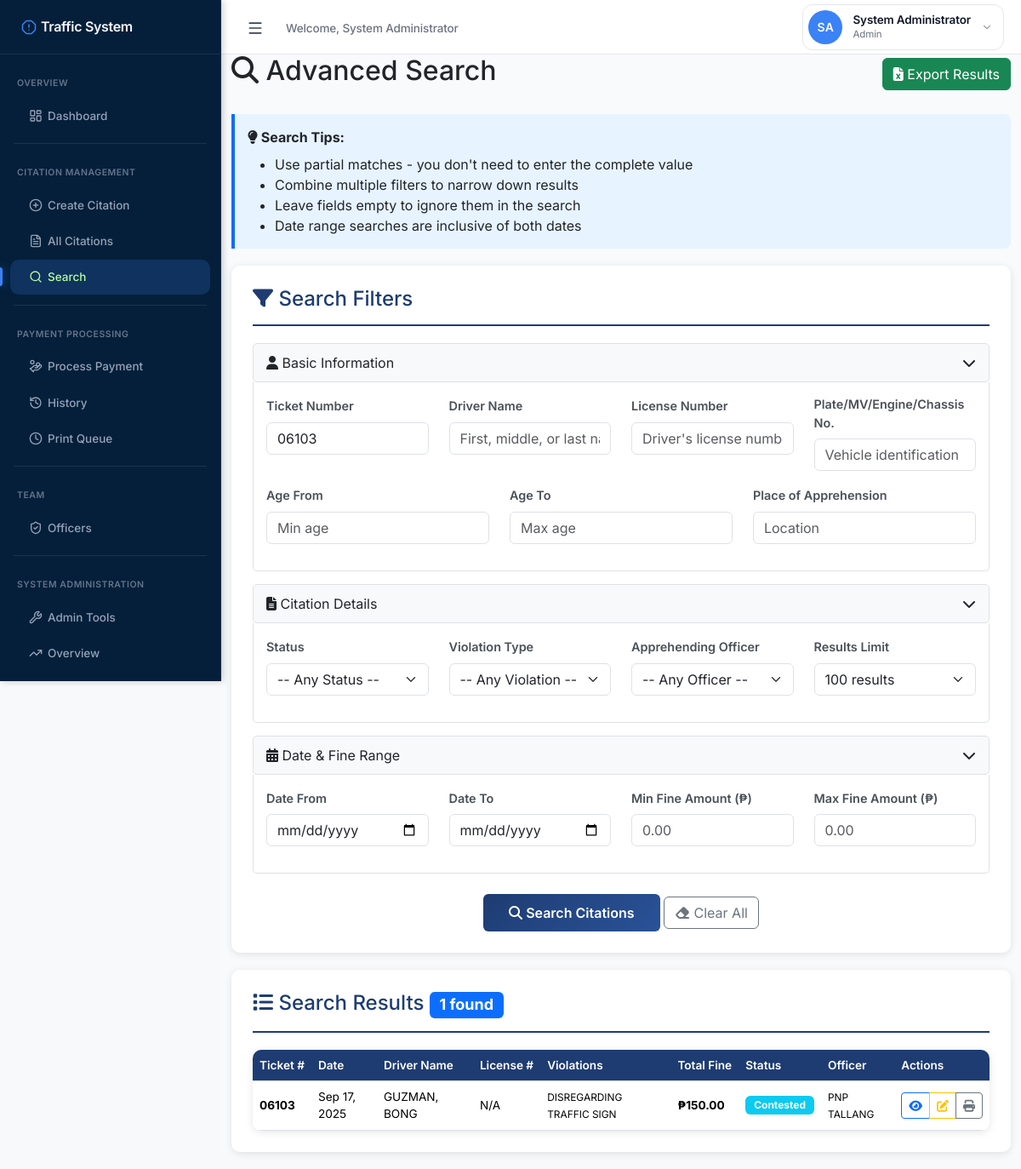
The page /public/search.php?ticket_number=06103 (signed in) on the database its author committed.
### tables this page shows
CREATE TABLE `citations` (
  `citation_id` int(11) NOT NULL,
  `ticket_number` varchar(50) NOT NULL,
  `driver_id` int(11) DEFAULT NULL,
  `last_name` varchar(100) NOT NULL,
  `first_name` varchar(100) NOT NULL,
  `middle_initial` varchar(10) DEFAULT NULL,
  `suffix` varchar(20) DEFAULT NULL,
  `date_of_birth` date DEFAULT NULL,
  `age` int(11) DEFAULT NULL,
  `zone` varchar(50) DEFAULT NULL,
  `barangay` varchar(100) NOT NULL,
  `municipality` varchar(100) NOT NULL DEFAULT 'Baggao',
  `province` varchar(100) NOT NULL DEFAULT 'Cagayan',
  `license_number` varchar(50) DEFAULT NULL,
  `license_type` varchar(50) DEFAULT NULL,
  `plate_mv_engine_chassis_no` varchar(100) NOT NULL,
  `vehicle_description` text DEFAULT NULL,
  `apprehension_datetime` datetime NOT NULL,
  `place_of_apprehension` varchar(255) NOT NULL,
  `apprehension_officer` varchar(255) NOT NULL,
  `remarks` text DEFAULT NULL,
  `status` enum('pending','paid','contested','dismissed','void') NOT NULL DEFAULT 'pending',
  `payment_date` datetime DEFAULT NULL,
  `total_fine` decimal(10,2) DEFAULT 0.00,
  `created_at` datetime NOT NULL DEFAULT current_timestamp(),
  `updated_at` datetime DEFAULT NULL ON UPDATE current_timestamp(),
  `created_by` int(11) DEFAULT NULL,
  `deleted_at` datetime DEFAULT NULL COMMENT 'Soft delete timestamp',
  `deleted_by` int(11) DEFAULT NULL COMMENT 'User who deleted the citation',
  `deletion_reason` text DEFAULT NULL COMMENT 'Reason for deletion'
);

### public/search.php (the view, shortened to what the rows shown need)
<?php
require_once '../includes/functions.php';
$pdo = getPDO();
$citations = [];
$searched = false;
if ($_SERVER['REQUEST_METHOD'] === 'GET' && !empty($_GET)) {
    $searched = true;
    $where_clauses = [];
    $params = [];
    if (!empty($_GET['ticket_number'])) {
        $where_clauses[] = "c.ticket_number LIKE ?";
        $params[] = "%" . sanitize($_GET['ticket_number']) . "%";
    }
    $where_sql = !empty($where_clauses) ? "WHERE " . implode(" AND ", $where_clauses) : "";
    $limit = isset($_GET['limit']) ? min(500, max(10, (int)$_GET['limit'])) : 100;
    $sql = "SELECT c.*,
            GROUP_CONCAT(DISTINCT vt.violation_type SEPARATOR ', ') as violations,
            cv.vehicle_type
            FROM citations c
            LEFT JOIN violations v ON c.citation_id = v.citation_id
            LEFT JOIN violation_types vt ON v.violation_type_id = vt.violation_type_id
            LEFT JOIN citation_vehicles cv ON c.citation_id = cv.citation_id
            $where_sql
            GROUP BY c.citation_id
            ORDER BY c.created_at DESC
            LIMIT $limit";
    if ($pdo && !empty($where_clauses)) {
        $stmt = db_query($sql, $params);
        $citations = $stmt->fetchAll();
    }
}
?>
<!DOCTYPE html>
<html lang="en">
<head>
    <link href="https://cdn.jsdelivr.net/npm/bootstrap@5.3.3/dist/css/bootstrap.min.css" rel="stylesheet">
    <link rel="stylesheet" href="https://cdnjs.cloudflare.com/ajax/libs/font-awesome/6.4.2/css/all.min.css">
</head>
<body>
    <?php include 'sidebar.php'; ?>
    <div class="content">
        <div class="container-fluid">
            <div class="d-flex justify-content-between align-items-center mb-4">
                <h2><i class="fas fa-search"></i> Advanced Search</h2>
            </div>
            <?php if ($searched): ?>
            <div class="search-card">
                <?php if (count($citations) > 0): ?>
                <div class="table-responsive results-table">
                    <table class="table table-hover mb-0">
                        <thead>
                            <tr>
                                <th>Ticket #</th>
                                <th>Date</th>
                                <th>Driver Name</th>
                                <th>License #</th>
                                <th>Violations</th>
                                <th>Total Fine</th>
                                <th>Status</th>
                                <th>Officer</th>
                                <th>Actions</th>
                            </tr>
                        </thead>
                        <tbody>
                            <?php foreach ($citations as $citation): ?>
                            <tr>
                                <td><strong><?php echo htmlspecialchars($citation['ticket_number']); ?></strong></td>
                                <td><?php echo date('M d, Y', strtotime($citation['apprehension_datetime'])); ?></td>
                                <td>
                                    <?php echo htmlspecialchars($citation['last_name'] . ', ' . $citation['first_name']); ?>
                                </td>
                                <td><?php echo htmlspecialchars($citation['license_number'] ?: 'N/A'); ?></td>
                                <td>
                                    <small><?php echo htmlspecialchars($citation['violations'] ?: 'None'); ?></small>
                                </td>
                                <td><strong>₱<?php echo number_format($citation['total_fine'], 2); ?></strong></td>
                                <td>
                                    <?php
                                    $status_class = [
                                        'pending' => 'bg-warning text-dark',
                                        'paid' => 'bg-success',
                                        'contested' => 'bg-info',
                                        'dismissed' => 'bg-secondary',
                                        'void' => 'bg-danger'
                                    ];
                                    $class = $status_class[$citation['status']] ?? 'bg-secondary';
                                    ?>
                                    <span class="badge badge-status <?php echo $class; ?>">
                                        <?php echo ucfirst(htmlspecialchars($citation['status'])); ?>
                                    </span>
                                </td>
                                <td>
                                    <small>
                                        <?php if (!empty($citation['apprehension_officer'])): ?>
                                            <?php echo htmlspecialchars($citation['apprehension_officer']); ?>
                                        <?php else: ?>
                                            <span class="text-muted">Not assigned</span>
                                        <?php endif; ?>
                                    </small>
                                </td>
                                <td>
                                    <div class="btn-group btn-group-sm">
                                        <a href="view_citation.php?id=<?php echo $citation['citation_id']; ?>"
                                           class="btn btn-outline-primary" title="View">
                                            <i class="fas fa-eye"></i>
                                        </a>
                                        <a href="edit_citation.php?id=<?php echo $citation['citation_id']; ?>"
                                           class="btn btn-outline-warning" title="Edit">
                                            <i class="fas fa-edit"></i>
                                        </a>
                                        <a href="print_citation.php?id=<?php echo $citation['citation_id']; ?>"
                                           class="btn btn-outline-secondary" title="Print" target="_blank">
                                            <i class="fas fa-print"></i>
                                        </a>
                                    </div>
                                </td>
                            </tr>
                            <?php endforeach; ?>
                        </tbody>
                    </table>
                </div>
                <?php endif; ?>
            </div>
            <?php endif; ?>
        </div>
    </div>
</body>
</html>

### rows shown on the page
citations: ticket_number "06103", apprehension_datetime "Sep 17, 2025", last_name+first_name "GUZMAN, BONG", license_number "N/A", violations "DISREGARDING TRAFFIC SIGN", total_fine "150.00", status "Contested", apprehension_officer "PNP TALLANG"

### other values the page prints
$_SESSION['full_name'] "System Administrator"
$initials "SA"
$_SESSION['user_role'] "Admin"
$total_results "1"
